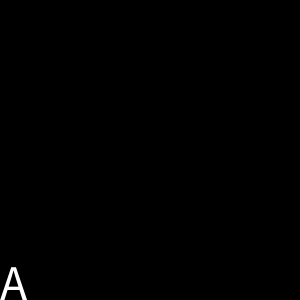
Frame 1 (no input)
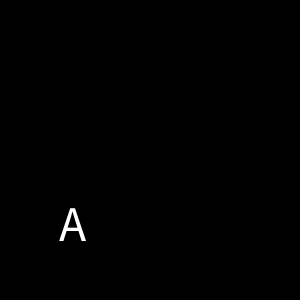
Frame 60 (the mouse pressed at the canvas centre just before this capture)
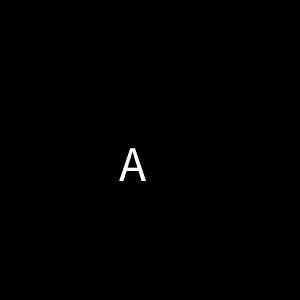
Frame 120 (the mouse held since frame 60 and released just before this capture)

The Processing sketch that drew these frames (run headless with seeded random() and noise(); from frame 60 on, the mouse is pressed at the canvas centre):

// Processing sketch: ex03_13
// ── ex03_13.pde
// 문자를 대각선(좌하단에서 우상단) 방향으로 이동

char c = 'A';
int x = 0, y = 300;

void setup() {
  size(300, 300);
}

void draw() {
  background(0);
  textSize(50);
  text(c, x, y);
  x++;
  y--;
}
